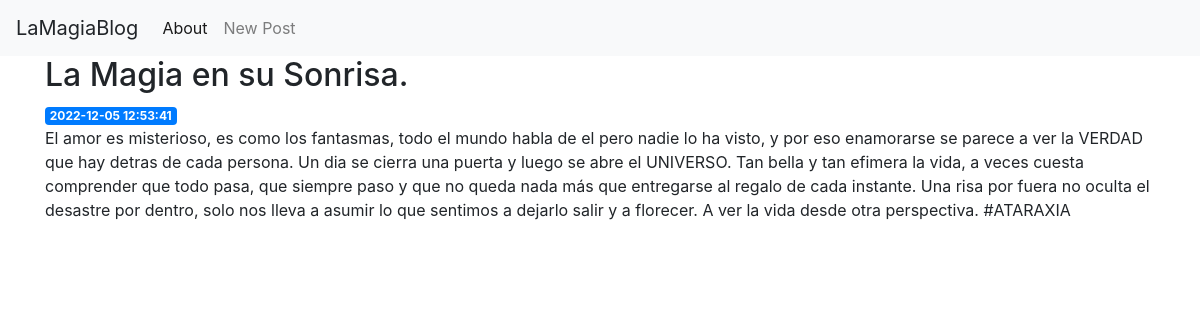
/2, run on the app's committed database.
### tables this page shows
CREATE TABLE posts (
    id INTEGER PRIMARY KEY AUTOINCREMENT,
    created TIMESTAMP NOT NULL DEFAULT  CURRENT_TIMESTAMP,
    title TEXT NOT NULL,
    content TEXT NOT NULL
);

### app.py (the view)
@app.route('/<int:post_id>')
def post(post_id):
    post = get_post(post_id)
    return render_template('post.html',post=post)

### app.py (called while the page is built)
def get_db_connection():
    conn = sqlite3.connect('database.db')
    conn.row_factory  = sqlite3.Row
    return conn

def get_post(post_id):
    conn = get_db_connection()
    post = conn.execute('SELECT * FROM posts WHERE id = ?', (post_id,)).fetchone()
    conn.close()
    if post is None:
       abort(404)
    return post

### templates/post.html
{%extends 'base.html' %}
{% block content %}
    <h2>{%block title %}{{ post['title']}}{% endblock %}</h2>
    <span class= "badge badge-primary">{{ post['created']}}</span>
    <p>{{post['content']}}</p>
{% endblock %}

### data on the page
posts: title "La Magia en su Sonrisa.", created "2022-12-05 12:53:41", content "El amor es misterioso, es como los fantasmas, todo el mundo habla de el pero nadie lo ha visto, y por eso enamorarse se parece a ver la VERDAD que hay detras de cada persona. Un dia se cierra una puerta y luego se abre el UNIVERSO. Tan bella y tan efimera la vida, a veces cuesta comprender que todo pasa, que siempre paso y que no queda nada más que entregarse al regalo de cada instante. Una risa por fuera no oculta el desastre por dentro, solo nos lleva a asumir lo que sentimos a dejarlo salir y a florecer. A ver la vida desde otra perspectiva. #ATARAXIA"
